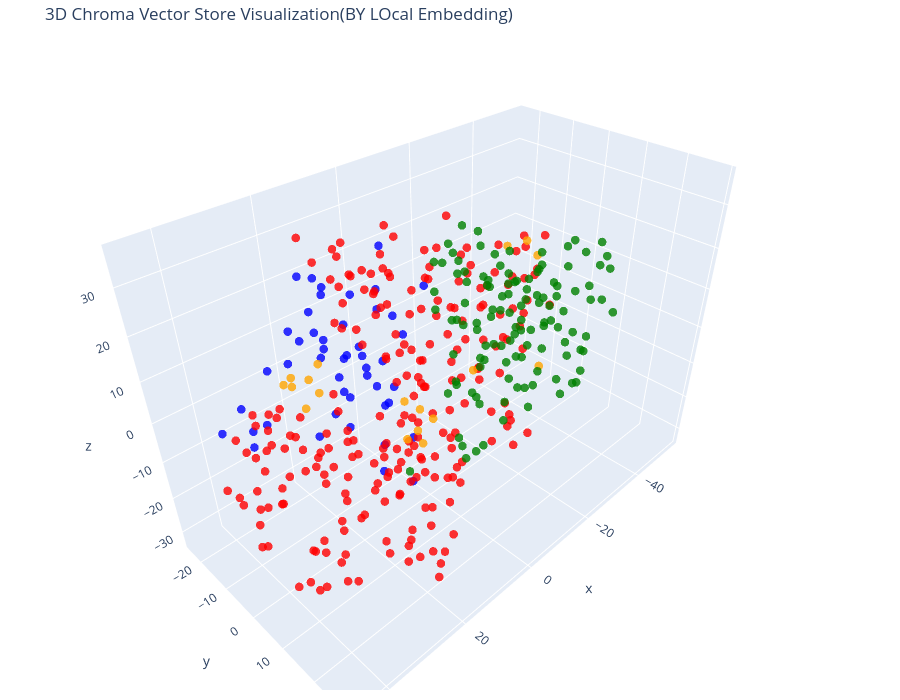

Here is the notebook cell this chart was saved with:
### Code cell
tsne3 = TSNE(
    n_components=3,random_state=42
)
reduce_vectors_3d = tsne3.fit_transform(vectors)
fig3d = go.Figure(
    data = [
        go.Scatter3d(
            x=reduce_vectors_3d[:, 0],
            y=reduce_vectors_3d[:, 1],
            z=reduce_vectors_3d[:, 2],
            mode="markers",
            marker=dict(size=5,color=colors,opacity=0.8),
            text=[f"Type:{t}<br>Text:{d[:100]}..." for t, d in zip(doc_types, chroma_documents)],
            hoverinfo="text"
        )
    ]
)
fig3d.update_layout(
    title="3D Chroma Vector Store Visualization(BY LOcal Embedding)",
    scene= dict(xaxis_title="x",yaxis_title="y",zaxis_title="z"),
    width=900,
    height=700,
    margin=dict(r=10,b=10,l=10,t=40)
)
fig3d.show()

### Figure 1 — Plotly figure (JSON) as saved in the notebook; plotly's stock layout.template omitted (floating-point values rounded to 4 significant figures; data arrays with more than 128 entries replaced by an {"elided": "..."} marker saying what was removed)
{"data": [{"hoverinfo": "text", "marker": {"color": {"elided": "413 str values"}, "opacity": 0.8, "size": 5}, "mode": "markers", "text": {"elided": "413 str values"}, "type": "scatter3d", "x": {"elided": "413 float values"}, "y": {"elided": "413 float values"}, "z": {"elided": "413 float values"}}], "layout": {"height": 700, "margin": {"b": 10, "l": 10, "r": 10, "t": 40}, "scene": {"xaxis": {"title": {"text": "x"}}, "yaxis": {"title": {"text": "y"}}, "zaxis": {"title": {"text": "z"}}}, "title": {"text": "3D Chroma Vector Store Visualization(BY LOcal Embedding)"}, "width": 900}}
